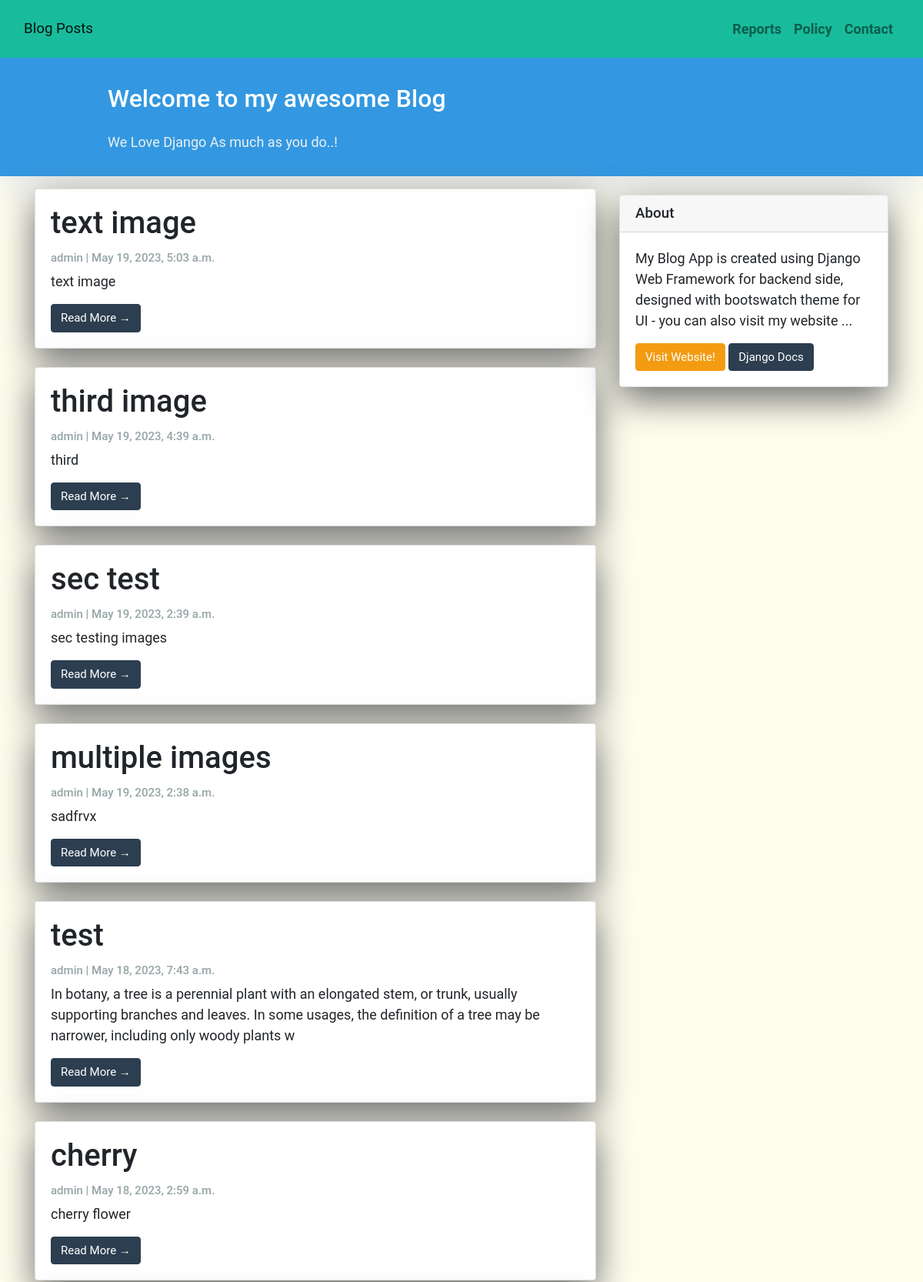
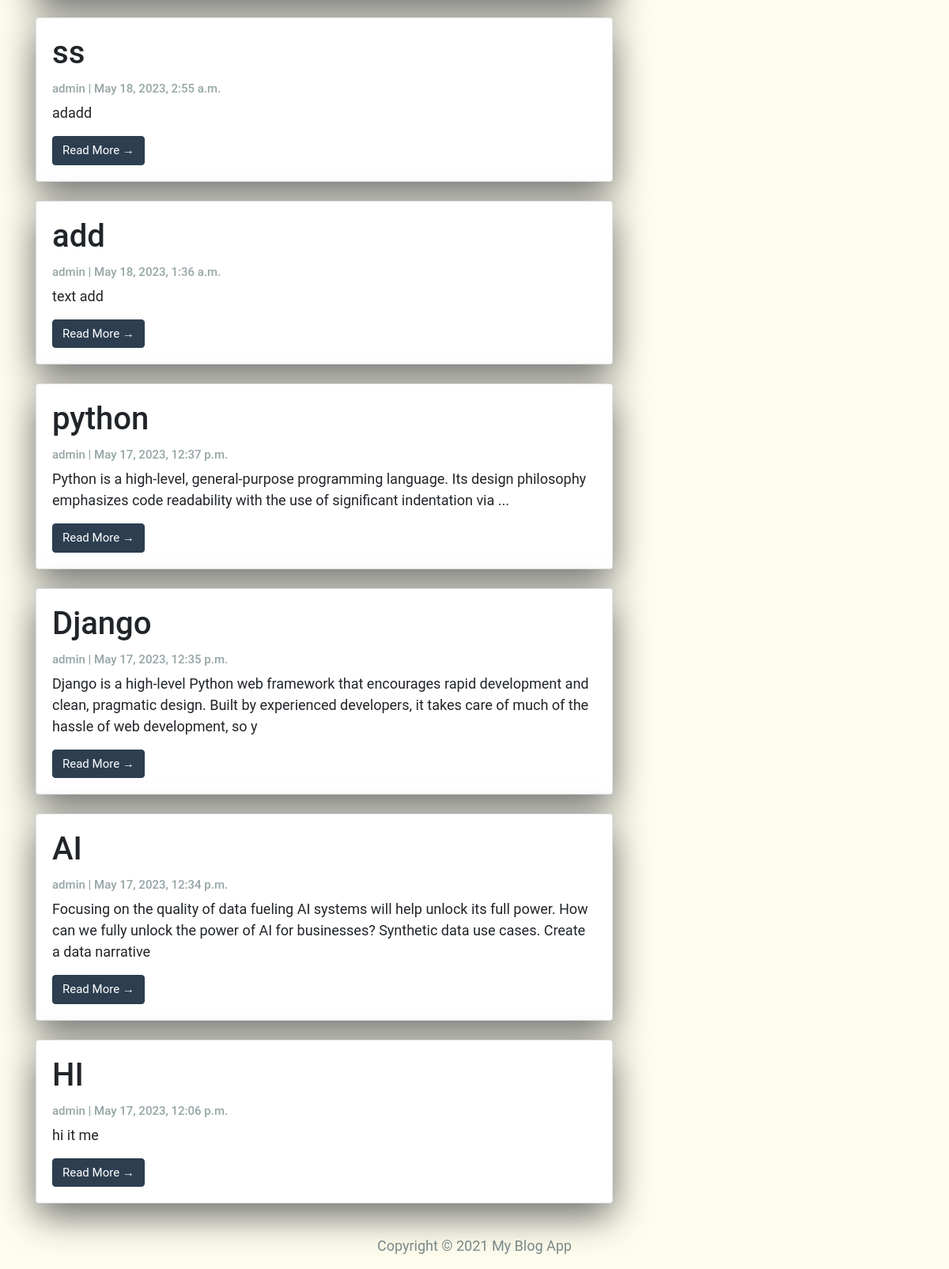
The page / on the database its author committed (2 pictures, top to bottom).
### blog/models.py (models this page shows, shortened)
class Post(models.Model):
    title = models.CharField(max_length=200, unique=True)
    image=models.ImageField(null=True,blank=True,default='some string',upload_to='images/')
    slug = models.SlugField(max_length=200, unique=True)
    author = models.ForeignKey(User, on_delete= models.CASCADE,related_name='blog_posts')
    updated_on = models.DateTimeField(auto_now= True)
    content = models.TextField()
    created_on = models.DateTimeField(auto_now_add=True)
    status = models.IntegerField(choices=STATUS, default=0)
    class Meta:
        ordering = ['-created_on']

### blog/views.py (the view)
# urls.py: path('', views.PostList.as_view(), name="home"),
class PostList(generic.ListView):
    queryset = Post.objects.filter(status=1).order_by('-created_on')
    template_name = 'index.html'

### templates/index.html (shortened to what this page needs)
{% extends "base.html" %}
{% block content %}
<header class="masthead">
    <div class="container">
        <div class="row">
            <div class=" col-md-8 col-md-10 mx-auto">
                <div class="site-heading">
                    <h3 class=" site-heading my-4 mt-3 text-white"> Welcome to my awesome Blog </h3>
                    <p class="text-light">We Love Django As much as you do..! &nbsp
                    </p>
                </div>
            </div>
        </div>
    </div>
</header>
<div class="container">
    <div class="row">
        <div class="col-md-8 mt-3 left">
            {% for post in post_list %}
            <div class="card mb-4">
                <div class="card-body">
                    <h2 class="card-title">{{ post.title }}</h2>
                    <p class="card-text text-muted h6">{{ post.author }} | {{ post.created_on}} </p>
                    <p class="card-text">{{post.content|slice:":200" }}</p>
                    <a href="{% url 'post_detail' post.id  %}" class="btn btn-primary">Read More &rarr;</a>
                </div>
            </div>
            {% endfor %}
        </div>
        {% block sidebar %} {% include 'sidebar.html' %} {% endblock sidebar %}
    </div>
</div>
{%endblock%}

### templates/base.html (style rules this page uses)
body { font-family: "Roboto", sans-serif; font-size: 17px; background-color: #fdfdfd; }
.masthead { background: #3398E1; height: auto; padding-bottom: 15px; box-shadow: 0 16px 48px #E3E7EB; padding-top: 10px; }

### templates/index.html (style rules this page uses)
body { font-family: "Roboto", sans-serif; font-size: 18px; background-color:#fffeee; }
.card { box-shadow: 0 16px 48px #E355EB; }

### templates/sidebar.html (style rules this page uses)
.card { box-shadow: 0 16px 48px #6a6a6b; }

### rows shown on the page
Post: title "text image", author "admin", created_on "May 19, 2023, 5:03 a.m.", content "text image"
Post: title "third image", author "admin", created_on "May 19, 2023, 4:39 a.m.", content "third"
Post: title "sec test", author "admin", created_on "May 19, 2023, 2:39 a.m.", content "sec testing images"
Post: title "multiple images", author "admin", created_on "May 19, 2023, 2:38 a.m.", content "sadfrvx"
Post: title "test", author "admin", created_on "May 18, 2023, 7:43 a.m.", content "In botany, a tree is a perennial plant with an elongated stem, or trunk, usually supporting branches and leaves. In some usages, the definition of a tree may be narrower, including only woody plants w"
Post: title "cherry", author "admin", created_on "May 18, 2023, 2:59 a.m.", content "cherry flower"
Post: title "ss", author "admin", created_on "May 18, 2023, 2:55 a.m.", content "adadd"
Post: title "add", author "admin", created_on "May 18, 2023, 1:36 a.m.", content "text add"
Post: title "python", author "admin", created_on "May 17, 2023, 12:37 p.m.", content "Python is a high-level, general-purpose programming language. Its design philosophy emphasizes code readability with the use of significant indentation via ..."
Post: title "Django", author "admin", created_on "May 17, 2023, 12:35 p.m.", content "Django is a high-level Python web framework that encourages rapid development and clean, pragmatic design. Built by experienced developers, it takes care of much of the hassle of web development, so y"
Post: title "AI", author "admin", created_on "May 17, 2023, 12:34 p.m.", content "Focusing on the quality of data fueling AI systems will help unlock its full power. How can we fully unlock the power of AI for businesses? Synthetic data use cases. Create a data narrative"
Post: title "HI", author "admin", created_on "May 17, 2023, 12:06 p.m.", content "hi it me"
